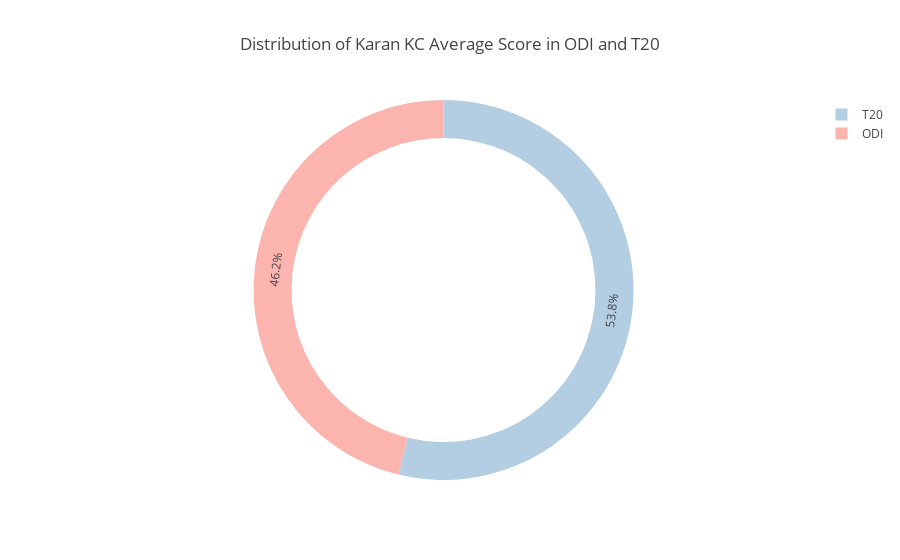

Write notebook code for a chart like this one.
### Code cell
def create_pies(odi_df , t20_df  , player, column):
    odi_stat = odi_df[odi_df.Player == player][column].iloc[0]
    t20_stat = t20_df[t20_df.Player == player][column].iloc[0]
                  
    # Create a DataFrame for the pie chart
    pie_data = pd.DataFrame({
        'Series Type': ['ODI', 'T20'],
        f'{column}': [odi_stat, t20_stat]
    })
    colors = px.colors.qualitative.Pastel1
    # Create a pie chart using Plotly Express
    fig = px.pie(pie_data, values=f'{column}' , color='Series Type', names='Series Type', title=f'Distribution of {player} {column} in ODI and T20' , color_discrete_sequence=colors , 
                hole = 0.8)
    return fig
create_pies(batting_players_odi , batting_players_t20 , "Karan KC" , "Average Score")

### Figure 1 — Plotly figure (JSON) as saved in the notebook; plotly's stock layout.template omitted (floating-point values rounded to 4 significant figures)
{"data": [{"customdata": [["ODI"], ["T20"]], "domain": {"x": [0, 1], "y": [0, 1]}, "hole": 0.8, "hovertemplate": "Series Type=%{customdata[0]}<br>Average Score=%{value}<extra></extra>", "labels": ["ODI", "T20"], "legendgroup": "", "marker": {"colors": ["rgb(251,180,174)", "rgb(179,205,227)"]}, "name": "", "showlegend": true, "type": "pie", "values": [14.71, 17.13]}], "layout": {"legend": {"tracegroupgap": 0}, "piecolorway": ["rgb(251,180,174)", "rgb(179,205,227)", "rgb(204,235,197)", "rgb(222,203,228)", "rgb(254,217,166)", "rgb(255,255,204)", "rgb(229,216,189)", "rgb(253,218,236)", "rgb(242,242,242)"], "title": {"text": "Distribution of Karan KC Average Score in ODI and T20"}}}
